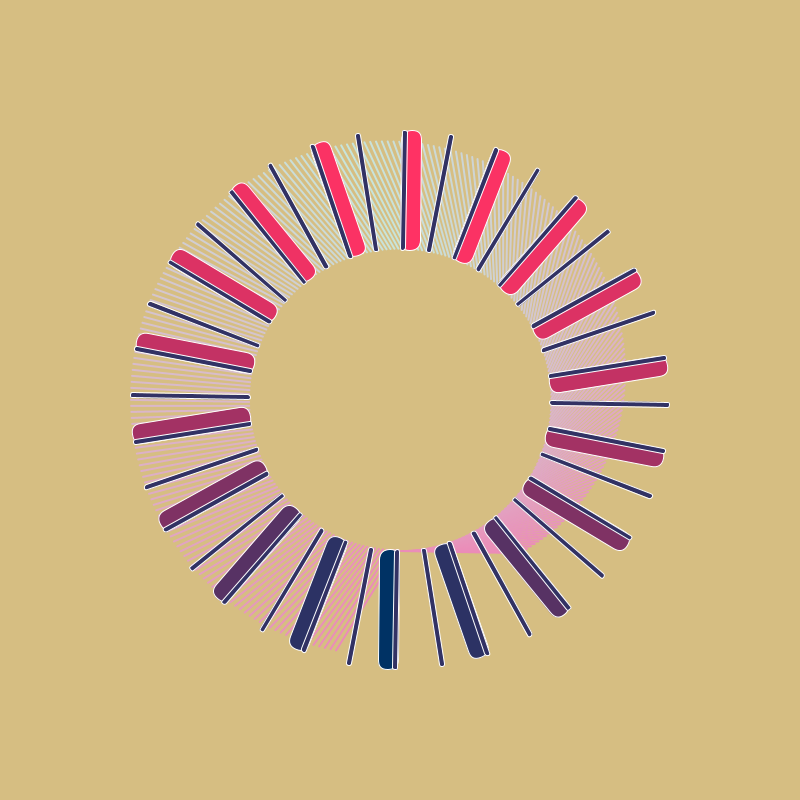
Frame 1 (no input)
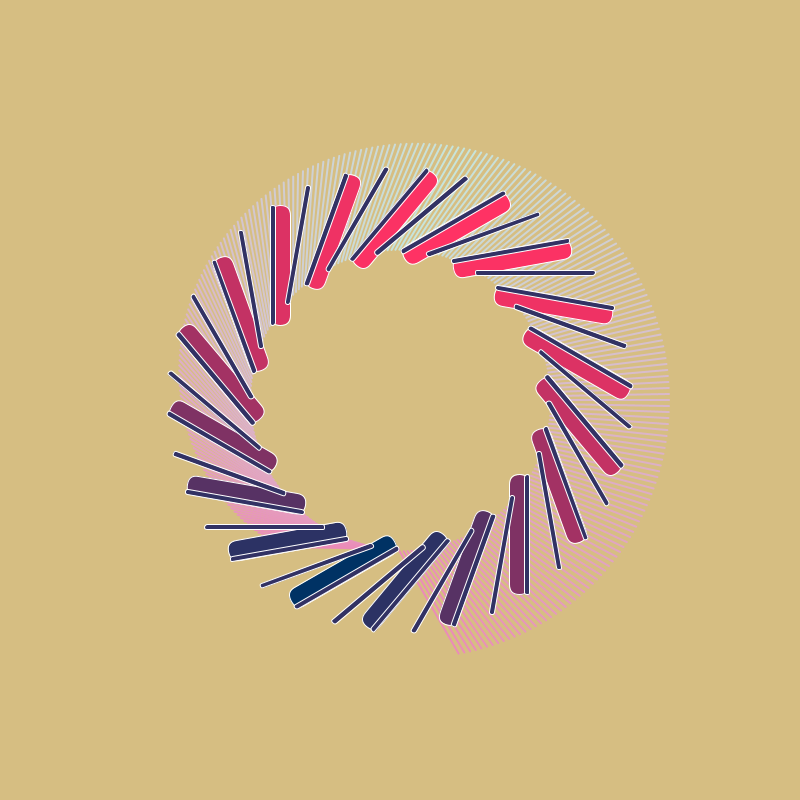
Frame 60 (the mouse pressed at the canvas centre just before this capture)
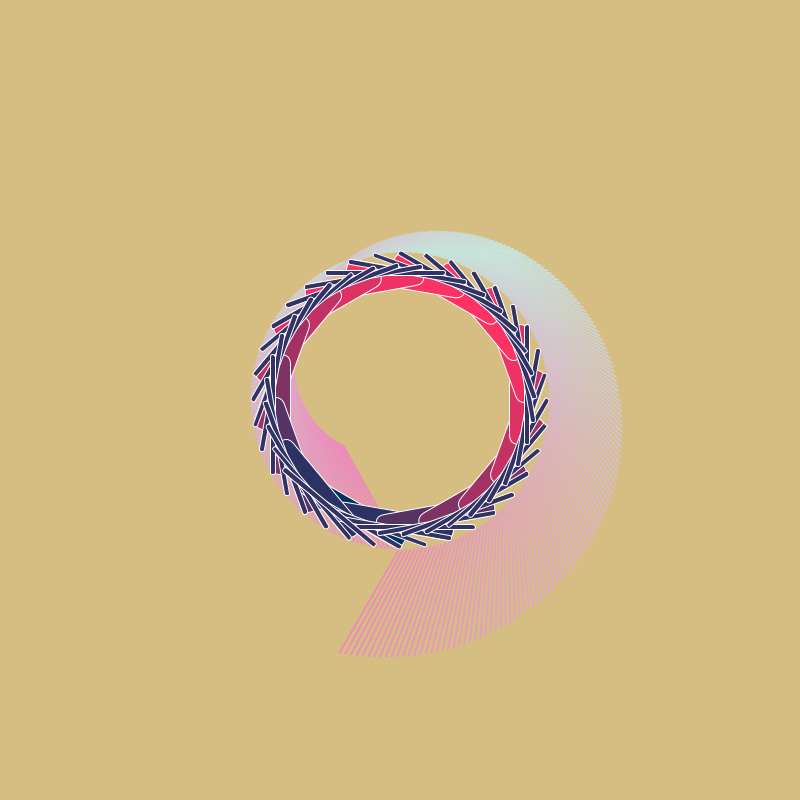
Frame 120 (the mouse held since frame 60 and released just before this capture)

The Processing sketch that drew these frames (run headless with seeded random() and noise(); from frame 60 on, the mouse is pressed at the canvas centre):

// Processing sketch: certv1
// ── certv1.pde
//INSTRUCCIONES//
/*
1.-
2.-
3.-
4.-

*/


//////////////////////////////////// SKETCH ////////////////////////////////////

//OBJETIVOS: // HACER QUE CAMBIE DE COLOR CON ArrayList DE COLOR/
             // HACER QUE LA VELOCIDAD CAMBIE CON KEYPRESSED
             // INCORPORAR UNA INTERACCION CON EL MOUSE (¿GRADIENTES? ¿COS, SIN? ¿?)

// VARIABLES FLOAT
float p;
float cg;    // color gradient
float d;

// VARIABLES INT
int f = 240;

// VARIABLES DE COLOR
color c1,c2;

// LISTAS
color [] lista;




void setup(){
  size(800,800);

  c1    = color(235,139,184);               // Se define un color
  c2    = color(199,229,219);               // Se define otro color
  lista = new color[f];                     // f represenata el total de los objetos en lista

  for(int i   = 0; i < f/2; i ++){           //  f/2 para que el maximo del for se manifieste justo en la mitad
    float amt = map(i,0,f/2,0,1);            // mapear el valor de i para incorporarlo al lerp ("solo acepta 1 - 0")
    lista[i]  = lerpColor(c1,c2,amt);        // Esta lista es la que describe los limites de colores (En el lerp)
  }
}


void draw(){
// COMPROBACIONES
//println(cg);
p = p + 5;
background(214,190,130);
translate(width/2, height/2);
for(int i = 0; i < f; i++){           // i = angulo de rotacion 0-360/ Separacion entre lineas
  // float x = sin(radians(i))*150;   // variable de rotacion
  //float y = cos(radians(i))*150;    // variable de rotacion

if (i < 120){
  fill(lista[i]);
}
else {
fill(lista[(f-1)-i]);
 }



strokeWeight(1);
stroke(250,150,60);

//fill(20,50,90);
//ellipse(width/2, height/2, 300, 300);
//println(i);
float a = map (i, 0, 239, 0, TWO_PI);
    float x = sin(a)*150;            // variable de rotacion
      float y = cos(a)*150;            // variable de rotacion
      //fill(sin(radians(i/2))*255, 50, sin(radians(i*3))*100);   // fill con gradiente R0-R255, b0-b255
      //fill(sin(radians(p/2))*255, 150, 200);                      // esto hara que palpite el anillo
      //fill(sin(radians(i/2))*cg, 200, 150);                     // prueba gradientes cambiantes
      pushMatrix();
        translate(x, y);
        //rotate(radians(360/f));
        rotate(radians(-i+frameCount));                           // proporciona movimiento al sketch/ cambia los ejes/ direccion de rotacion
        noStroke();                                               // sin bordes
        rect(0, 0, 120, 2, 2);
      popMatrix();

  }

// ANILLO CENTRAL.

for(int i = 0; i < 360; i+=20){
      float x = sin(radians(i))*150;
      float y = cos(radians(i))*150;
      pushMatrix();
        translate(x, y);
        rotate(radians(-i+frameCount+90));            // proporciona el movimiento al sketch / cambia los ejes / direccion de rotacion
        stroke(255);                                  // sin bordes
        fill(sin(radians(i/2))*255, 50, 100);
        rect(0, 0, 120, 20, 25);
      popMatrix();
  }

// LINEAS RECTAS

  for(int i = 0; i < 360; i+=10){
        float x = sin(radians(i))*150;               // suma al origen
        float y = cos(radians(i))*150;               // suma al origen // intenta sacarle a la multiplicacion
        pushMatrix();
          translate(x, y);                             // hace que no partan desde el punto (0,0)
          rotate(radians(-i+frameCount+90));           // proporciona el movimiento al sketch / cambia los ejes / direccion de rotacion
          stroke(255);                                 // sin bordes
          fill(50, 50, 100);
          rect(0, 0, 120, 5, 15);
        popMatrix();
    }

}


/////////////////////////////////////                   ///////////////////////////////////
///////////////////////////////////// IDEAS ABANDONADAS ///////////////////////////////////
/////////////////////////////////////                   ///////////////////////////////////


/*

////// TODOs LO DEL COLOR ANTIGUO /////////
// //VARIABLES DE MOVMIENTO
p = p + 5;
 cg = cg +10;

// Variables de contorno cambio de color
if (cg > 500){
 f = 1;
}

if (cg < -10){
 d = 1;
}
if (f == 1){
 cg = cg - 15;
}

if (d == 1){
 cg = cg + 15;
}


ArrayList<Vert1> lista = new ArrayList<Vert1>();

float p = 0;
float o = 0;
float i = 0;
Vert1 a;
*/
//void setup(){
  /*for (int i = 0; i < 20; i++){ // el numero 10 es la cantidad de figuras que aparecen
  a = new Vert1 (i,60);
  lista.add(a);
}
*/
// Inicializacion de la clase

//size(800,800);
//}


//void draw(){
/*for (Vert1 a : lista) {
a.bubls();
i = i +3;
}
*/

/*
p = p +3;
o = o +2;
background(200,150,190);
///////////////////////////////////////////////////
  pushMatrix();
  translate(width/2, height/2);
  rotate(radians(p));
  rect(-26, -26, 52, 52);
  popMatrix();
///////////////////////////////////////////////////
  pushMatrix();
  translate(50, 50);
  rotate(radians(p));
  a.bubls();
  rect(-26, -26, 52, 52);
  popMatrix();
///////////////////////////////////////////////////
//pushMatrix();
//a.lineas();
//popMatrix();
}



//////////////////////////////////////////////////////////////////////
//////////////////////// DOCUMENTACION Y AVANCE //////////////////////
//////////////////////////////////////////////////////////////////////

- Revisar el leerpColor();
- ROTACION DE COORDENADAS POLARES: A difierencia de los movimientos en el plano, yo solo necesito
  un angulo y

// cada elemento tiene que tener su pocicion
float x, y;  // cordenadas cartesianas
float angle, r;  // coordenadas polares

void setup(){
size(500,500);
}

void draw(){
background(255);
translate(width/2, heigth/2);
ellipse(x,y 10,10)
}

////////////////////////////// LERP COLOR ////////////////////////////

float desdex, desdey, hastax, hastay;  // cordenadas cartesianas

void setup(){
size (500,500);
fill(50);
}

void drwa(){
background(255);
//translate(width/2, height/2);

desdex = lerp(desdex, hastax, 0);
desdey = lerp(desdey, hastay, 0);

ellipse(desdex, desdey, 10,10);
}

void mousePressed(){

hastax = mouseX;
hastay = mouseY;
}

*/
